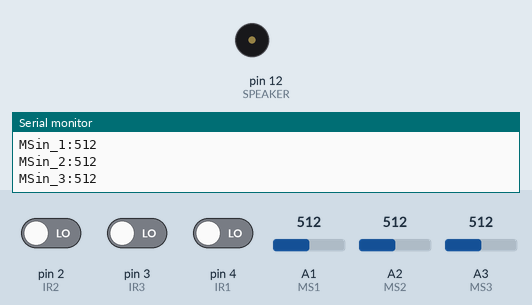
Recording of a sketch running on a simulated Arduino Uno, built with avr-gcc and run on an emulated ATmega328P. Parts: buzzer (waves = sounding), the last lines printed to the serial monitor. The test bench sets the inputs (shaded band); at power-on: A1 (MS1) = 512, pin 2 (IR2) LOW, pin 3 (IR3) LOW, pin 4 (IR1) LOW, A2 (MS2) = 512, A3 (MS3) = 512. Sleep ends after the set time or at an interrupt.

Above: at 1.2 s.
1.3 s: A1 (MS1) set to 457
4.3 s: A1 (MS1) set to 423
At 4.5 s:
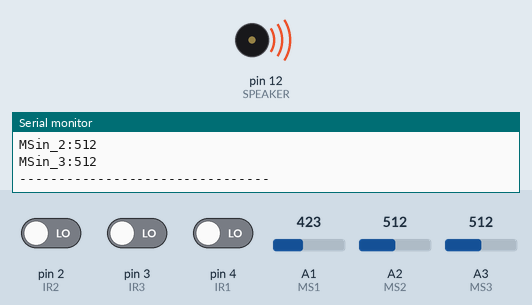
7.3 s: pin 2 (IR2) driven HIGH and pin 3 (IR3) driven HIGH and pin 4 (IR1) driven HIGH
At 8.4 s:
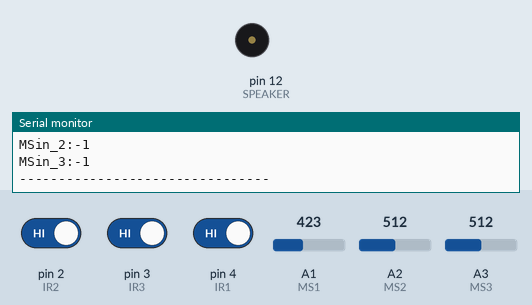
10.3 s: pin 4 (IR1) driven LOW
At 10.51 s:
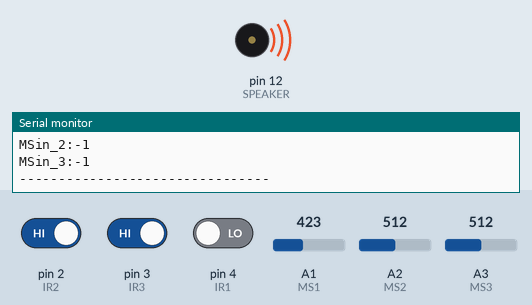
13.3 s: pin 2 (IR2) driven LOW
At 13.5 s:
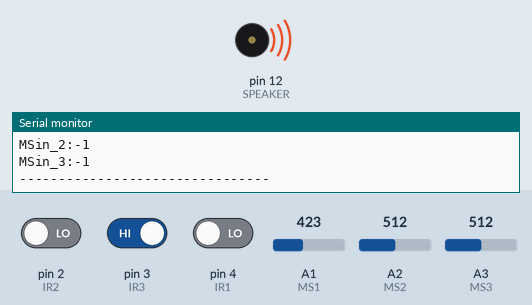
16.3 s: pin 4 (IR1) driven HIGH
At 17.2 s:
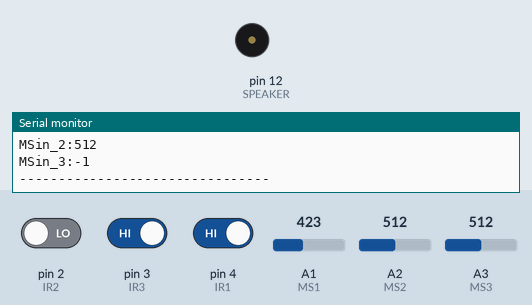
Timing chart, 0 to 18.8 s (numbered marks = the images above; inputs shaded):
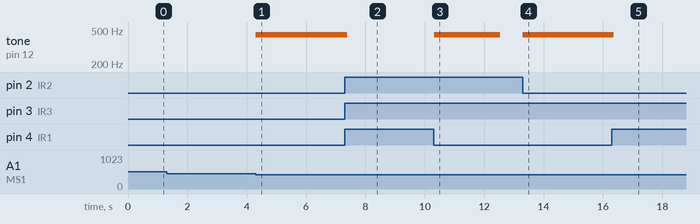

Measured:
- the behaviour switches between 441 and 440 on A1 (MS1) (found by bisection; images 0 and 1)
- after the input at 4.3 s, tone on pin 12 (SPEAKER): silent → 440 Hz at once
- after the input at 7.3 s, tone on pin 12 (SPEAKER): 440 Hz → silent after 0.08 s instead of 1.3 s
- after the input at 10.3 s, tone on pin 12 (SPEAKER): silent → 440 Hz at once, → silent 2.2 s later
- after the input at 13.3 s, tone on pin 12 (SPEAKER): silent → 440 Hz at once
- after the input at 16.3 s, tone on pin 12 (SPEAKER): 440 Hz → silent after 0.07 s instead of 2.1 s

The sketch:

experiment.ino
```cpp
/*
  乾燥時1, 湿潤時0
  論理積をとる
  11111 = 1, 異常なし
  11101 = 0, 異常あり

  IRセンサの真理値
  接触時 0
  非接触時 1
  なので以下では反転させる
*/

/*--------------------------include, 変数宣言-----------------------------------*/
#include <avr/sleep.h>

//IRセンサの入力
const int IR1 = 4;
const int IR2 = 2; //真ん中のセンサ, 割り込み処理を行うために2番ピン
const int IR3 = 3;

//Moisture senser
const int MS1 = A1;
const int MS2 = A2;
const int MS3 = A3;

const int SPEAKER = 12;

int sleep_count = 0;

#define BEATTIME 200 //音を出している時間(msec)
#define M 440
#define S 50

/*---------------------------------------------------------------------*/

void setup(){
  Serial.begin(9600);
  pinMode(IR1, INPUT);
  pinMode(IR2, INPUT);
  pinMode(IR3, INPUT);
  pinMode(SPEAKER, OUTPUT);
  set_sleep_mode(SLEEP_MODE_PWR_DOWN);
  attachInterrupt(digitalPinToInterrupt(IR2), wakeup, CHANGE);
}

void loop(){

  int IRin_1 = !(digitalRead(IR1));
  int IRin_2 = !(digitalRead(IR2));
  int IRin_3 = !(digitalRead(IR3));
  int MSin_1, MSin_2, MSin_3; //水分センサの入力値
  int Logic1, Logic2, Logic3; //水分センサの入力値で変化する論理

  /*---------------------------1番センサ-------------------------------*/
  if(IRin_1 == 1){
    MSin_1 = analogRead(MS1);//値をとる

    if(MSin_1 > M){//閾値以上なら
      Logic1 = 1;//問題なし
    }else{
      Logic1 = 0;//以下なら問題あり
    }

  }else{
    MSin_1 = -1;//エラー値とする。センサーの値はとらない
    Logic1 = 1;//スピーカーを鳴らすif文に干渉しないように,問題なし1
  }
  /*---------------------------------------------------------------------*/


  /*----------------------------2番センサ------------------------------*/
  if(IRin_2 == 1){
    MSin_2 = analogRead(MS2);

    if(MSin_2 > M){
      Logic2 = 1;
    }
    else{
      Logic2 = 0;
    }

  }else{
    MSin_2 = -1;
    Logic2 = 1;
  }
  /*---------------------------------------------------------------------*/


  /*----------------------------3番センサ-------------------------------*/
  if(IRin_3 == 1){
    MSin_3 = analogRead(MS3);

    if(MSin_3 > M){
      Logic3 = 1;
    }
    else{
      Logic3 = 0;
    }

  }else{
    MSin_3 = -1;
    Logic3 = 1;
  }
  /*---------------------------------------------------------------------*/


  if((Logic1 && Logic2 && Logic3) != 1){ //Logicの論理積が0なら(湿潤時なら)
    tone(SPEAKER,440,BEATTIME);
    delay(BEATTIME);
    sleep_count++;

    if(sleep_count > S){
      sleep_enable();
      sleep_cpu();
      sleep_disable();
      sleep_count = 0;
    }
  }

  sleep_count++;

  if(sleep_count > S){
      sleep_enable();
      sleep_cpu();
      sleep_disable();
      sleep_count = 0;
  }


/*-----------------------------デバッグ用----------------------------------*/
  /*
  Serial.print("IR1:");
  Serial.println(IRin_1);

  Serial.print("IR2:");
  Serial.println(IRin_2);

  Serial.print("IR3:");
  Serial.println(IRin_3);
  */

  Serial.print("MSin_1:");
  Serial.println(MSin_1);

  Serial.print("MSin_2:");
  Serial.println(MSin_2);

  Serial.print("MSin_3:");
  Serial.println(MSin_3);

  /*
  Serial.print("Logic1:");
  Serial.println(Logic1);

  Serial.print("Logic2:");
  Serial.println(Logic2);

  Serial.print("Logic3:");
  Serial.println(Logic3);
  */
  Serial.println("--------------------------------");

}


void wakeup(){
  ;
}
```
